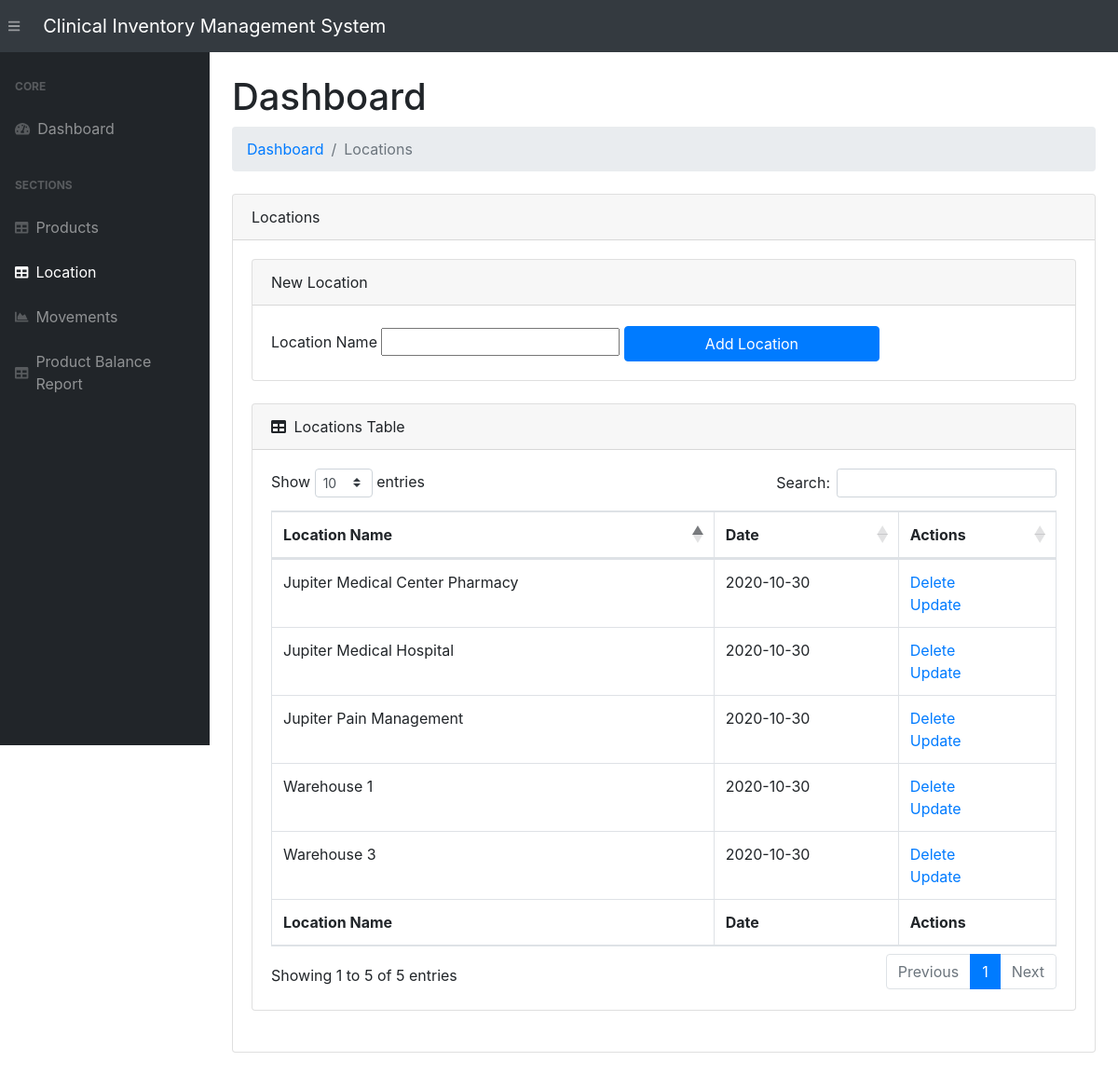
Page /locations/ on the committed database.
### app.py (models this page shows, shortened)
class Location(db.Model):
    __tablename__   = 'locations'
    location_id     = db.Column(db.String(200), primary_key=True)
    date_created    = db.Column(db.DateTime, default=datetime.utcnow)

### app.py (the view)
@app.route('/locations/', methods=["POST", "GET"])
def viewLocation():
    if (request.method == "POST") and ('location_name' in request.form):
        location_name = request.form["location_name"]
        new_location = Location(location_id=location_name)
        try:
            db.session.add(new_location)
            db.session.commit()
            return redirect("/locations/")
        except:
            locations = Location.query.order_by(Location.date_created).all()
            return "There Was an issue while add a new Location"
    else:
        locations = Location.query.order_by(Location.date_created).all()
        return render_template("locations.html", locations=locations)

### templates/locations.html (shortened to what this page needs)
{% extends 'base.html' %}
{% block content %}
<main>
    <div class="container-fluid">
        <h1 class="mt-4">Dashboard</h1>
        <ol class="breadcrumb mb-4">
            <li class="breadcrumb-item"><a href="/">Dashboard</a></li>
            <li class="breadcrumb-item active">Locations</li>
        </ol>
        <div class="card mb-4">
            <div class="card-header">Locations</div>
            <div class="card-body">
                <div class="card mb-4">
                    <div class="card-header">New Location</div>
                    <div class="card-body">
                        <form action="/locations/" method="POST" id="location_form">
                            <label for="location_name" class="col-form-label">Location Name</label>
                            <input type="text" name="location_name" id="location_name">
                            <input id="submitLocation" value="Add Location" class="btn btn-primary">
                        </form>
                    </div>
                </div>
                <div class="card mb-4">
                <div class="card-header">
                    <i class="fas fa-table mr-1"></i>
                    Locations Table
                </div>
                <div class="card-body">
                    <div class="table-responsive">
                        {% if locations|length < 1 %}
                        <h4>There are no Locations, add one above</h4>
                        {% else %}
                        <table class="table table-bordered" id="dataTable" width="100%" cellspacing="0">
                            <thead>
                                <tr>
                                    <th>Location Name</th>
                                    <th>Date</th>
                                    <th>Actions</th>
                                </tr>
                            </thead>
                            <tfoot>
                                <tr>
                                    <th>Location Name</th>
                                    <th>Date</th>
                                    <th>Actions</th>
                                </tr>
                            </tfoot>
                            <tbody>
                                {% for location in locations %}
                                <tr>
                                    <td>{{ location.location_id }}</td>
                                    <td>{{ location.date_created.date() }}</td>
                                    <td>
                                        <a href="/delete-location/{{ location.location_id }}">Delete</a>
                                        <br>
                                        <a href="/update-location/{{ location.location_id }}">Update</a>
                                    </td>
                                </tr>
                                {% endfor %}
                            </tbody>
                        </table>
                        {% endif %}
                </div>
            </div>
                </div>
            </div>
        </div>
    </div>
</main>
{% endblock %}

### rows in the picture
Location: location_id "Warehouse 1", date_created "2020-10-30"
Location: location_id "Jupiter Medical Center Pharmacy", date_created "2020-10-30"
Location: location_id "Jupiter Medical Hospital", date_created "2020-10-30"
Location: location_id "Jupiter Pain Management", date_created "2020-10-30"
Location: location_id "Warehouse 3", date_created "2020-10-30"
